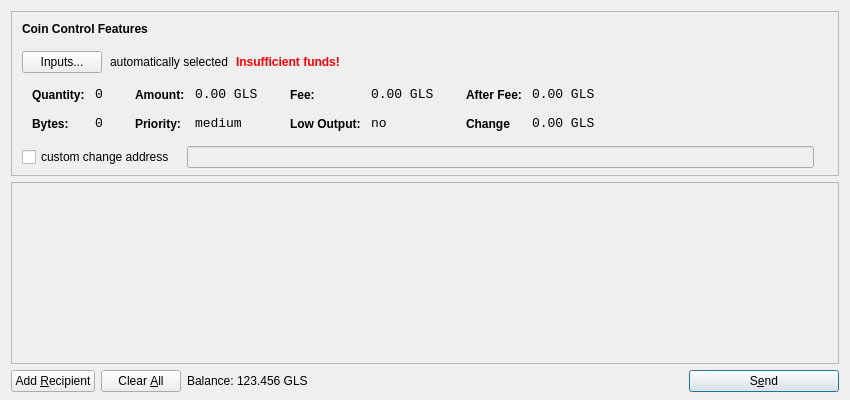
<?xml version="1.0" encoding="UTF-8"?>
<ui version="4.0">
 <class>SendCoinsDialog</class>
 <widget class="QDialog" name="SendCoinsDialog">
  <property name="geometry">
   <rect>
    <x>0</x>
    <y>0</y>
    <width>850</width>
    <height>400</height>
   </rect>
  </property>
  <property name="windowTitle">
   <string>Send Coins</string>
  </property>
  <layout class="QVBoxLayout" name="verticalLayout" stretch="0,1,0">
   <property name="bottomMargin">
    <number>8</number>
   </property>
   <item>
    <widget class="QFrame" name="frameCoinControl">
     <property name="sizePolicy">
      <sizepolicy hsizetype="Expanding" vsizetype="Expanding">
       <horstretch>0</horstretch>
       <verstretch>0</verstretch>
      </sizepolicy>
     </property>
     <property name="maximumSize">
      <size>
       <width>16777215</width>
       <height>16777215</height>
      </size>
     </property>
     <property name="frameShape">
      <enum>QFrame::StyledPanel</enum>
     </property>
     <property name="frameShadow">
      <enum>QFrame::Sunken</enum>
     </property>
     <layout class="QVBoxLayout" name="verticalLayoutCoinControl2">
      <property name="spacing">
       <number>-1</number>
      </property>
      <property name="leftMargin">
       <number>0</number>
      </property>
      <property name="topMargin">
       <number>0</number>
      </property>
      <property name="rightMargin">
       <number>0</number>
      </property>
      <property name="bottomMargin">
       <number>6</number>
      </property>
      <item>
       <layout class="QVBoxLayout" name="verticalLayoutCoinControl" stretch="0,0,0,0,1">
        <property name="spacing">
         <number>0</number>
        </property>
        <property name="leftMargin">
         <number>10</number>
        </property>
        <property name="topMargin">
         <number>10</number>
        </property>
        <item>
         <layout class="QHBoxLayout" name="horizontalLayoutCoinControl1">
          <property name="bottomMargin">
           <number>15</number>
          </property>
          <item>
           <widget class="QLabel" name="labelCoinControlFeatures">
            <property name="sizePolicy">
             <sizepolicy hsizetype="Preferred" vsizetype="Maximum">
              <horstretch>0</horstretch>
              <verstretch>0</verstretch>
             </sizepolicy>
            </property>
            <property name="font">
             <font>
              <weight>75</weight>
              <bold>true</bold>
             </font>
            </property>
            <property name="styleSheet">
             <string notr="true">font-weight:bold;</string>
            </property>
            <property name="text">
             <string>Coin Control Features</string>
            </property>
           </widget>
          </item>
         </layout>
        </item>
        <item>
         <layout class="QHBoxLayout" name="horizontalLayoutCoinControl2" stretch="0,0,0,0">
          <property name="spacing">
           <number>8</number>
          </property>
          <property name="bottomMargin">
           <number>10</number>
          </property>
          <item>
           <widget class="QPushButton" name="pushButtonCoinControl">
            <property name="styleSheet">
             <string notr="true"/>
            </property>
            <property name="text">
             <string>Inputs...</string>
            </property>
           </widget>
          </item>
          <item>
           <widget class="QLabel" name="labelCoinControlAutomaticallySelected">
            <property name="text">
             <string>automatically selected</string>
            </property>
            <property name="margin">
             <number>5</number>
            </property>
           </widget>
          </item>
          <item>
           <widget class="QLabel" name="labelCoinControlInsuffFunds">
            <property name="font">
             <font>
              <weight>75</weight>
              <bold>true</bold>
             </font>
            </property>
            <property name="styleSheet">
             <string notr="true">color:red;font-weight:bold;</string>
            </property>
            <property name="text">
             <string>Insufficient funds!</string>
            </property>
            <property name="margin">
             <number>5</number>
            </property>
           </widget>
          </item>
          <item>
           <spacer name="horizontalSpacerCoinControl">
            <property name="orientation">
             <enum>Qt::Horizontal</enum>
            </property>
            <property name="sizeHint" stdset="0">
             <size>
              <width>40</width>
              <height>1</height>
             </size>
            </property>
           </spacer>
          </item>
         </layout>
        </item>
        <item>
         <widget class="QWidget" name="widgetCoinControl" native="true">
          <property name="sizePolicy">
           <sizepolicy hsizetype="Preferred" vsizetype="Preferred">
            <horstretch>0</horstretch>
            <verstretch>0</verstretch>
           </sizepolicy>
          </property>
          <property name="minimumSize">
           <size>
            <width>0</width>
            <height>0</height>
           </size>
          </property>
          <property name="styleSheet">
           <string notr="true"/>
          </property>
          <layout class="QHBoxLayout" name="horizontalLayoutCoinControl5">
           <property name="margin">
            <number>0</number>
           </property>
           <item>
            <layout class="QHBoxLayout" name="horizontalLayoutCoinControl3" stretch="0,0,0,1">
             <property name="spacing">
              <number>20</number>
             </property>
             <property name="topMargin">
              <number>0</number>
             </property>
             <property name="bottomMargin">
              <number>10</number>
             </property>
             <item>
              <layout class="QFormLayout" name="formLayoutCoinControl1">
               <property name="horizontalSpacing">
                <number>10</number>
               </property>
               <property name="verticalSpacing">
                <number>14</number>
               </property>
               <property name="leftMargin">
                <number>10</number>
               </property>
               <property name="topMargin">
                <number>4</number>
               </property>
               <property name="rightMargin">
                <number>6</number>
               </property>
               <item row="0" column="0">
                <widget class="QLabel" name="labelCoinControlQuantityText">
                 <property name="styleSheet">
                  <string notr="true">font-weight:bold;</string>
                 </property>
                 <property name="text">
                  <string>Quantity:</string>
                 </property>
                 <property name="margin">
                  <number>0</number>
                 </property>
                </widget>
               </item>
               <item row="0" column="1">
                <widget class="QLabel" name="labelCoinControlQuantity">
                 <property name="font">
                  <font>
                   <family>Monospace</family>
                   <pointsize>10</pointsize>
                  </font>
                 </property>
                 <property name="cursor">
                  <cursorShape>IBeamCursor</cursorShape>
                 </property>
                 <property name="contextMenuPolicy">
                  <enum>Qt::ActionsContextMenu</enum>
                 </property>
                 <property name="text">
                  <string>0</string>
                 </property>
                 <property name="margin">
                  <number>0</number>
                 </property>
                 <property name="textInteractionFlags">
                  <set>Qt::LinksAccessibleByMouse|Qt::TextSelectableByKeyboard|Qt::TextSelectableByMouse</set>
                 </property>
                </widget>
               </item>
               <item row="1" column="0">
                <widget class="QLabel" name="labelCoinControlBytesText">
                 <property name="styleSheet">
                  <string notr="true">font-weight:bold;</string>
                 </property>
                 <property name="text">
                  <string>Bytes:</string>
                 </property>
                </widget>
               </item>
               <item row="1" column="1">
                <widget class="QLabel" name="labelCoinControlBytes">
                 <property name="font">
                  <font>
                   <family>Monospace</family>
                   <pointsize>10</pointsize>
                  </font>
                 </property>
                 <property name="cursor">
                  <cursorShape>IBeamCursor</cursorShape>
                 </property>
                 <property name="contextMenuPolicy">
                  <enum>Qt::ActionsContextMenu</enum>
                 </property>
                 <property name="text">
                  <string>0</string>
                 </property>
                 <property name="textInteractionFlags">
                  <set>Qt::LinksAccessibleByMouse|Qt::TextSelectableByKeyboard|Qt::TextSelectableByMouse</set>
                 </property>
                </widget>
               </item>
              </layout>
             </item>
             <item>
              <layout class="QFormLayout" name="formLayoutCoinControl2">
               <property name="horizontalSpacing">
                <number>10</number>
               </property>
               <property name="verticalSpacing">
                <number>14</number>
               </property>
               <property name="leftMargin">
                <number>6</number>
               </property>
               <property name="topMargin">
                <number>4</number>
               </property>
               <property name="rightMargin">
                <number>6</number>
               </property>
               <item row="0" column="0">
                <widget class="QLabel" name="labelCoinControlAmountText">
                 <property name="styleSheet">
                  <string notr="true">font-weight:bold;</string>
                 </property>
                 <property name="text">
                  <string>Amount:</string>
                 </property>
                 <property name="margin">
                  <number>0</number>
                 </property>
                </widget>
               </item>
               <item row="0" column="1">
                <widget class="QLabel" name="labelCoinControlAmount">
                 <property name="font">
                  <font>
                   <family>Monospace</family>
                   <pointsize>10</pointsize>
                  </font>
                 </property>
                 <property name="cursor">
                  <cursorShape>IBeamCursor</cursorShape>
                 </property>
                 <property name="contextMenuPolicy">
                  <enum>Qt::ActionsContextMenu</enum>
                 </property>
                 <property name="text">
                  <string>0.00 GLS</string>
                 </property>
                 <property name="textInteractionFlags">
                  <set>Qt::LinksAccessibleByMouse|Qt::TextSelectableByKeyboard|Qt::TextSelectableByMouse</set>
                 </property>
                </widget>
               </item>
               <item row="1" column="0">
                <widget class="QLabel" name="labelCoinControlPriorityText">
                 <property name="styleSheet">
                  <string notr="true">font-weight:bold;</string>
                 </property>
                 <property name="text">
                  <string>Priority:</string>
                 </property>
                </widget>
               </item>
               <item row="1" column="1">
                <widget class="QLabel" name="labelCoinControlPriority">
                 <property name="font">
                  <font>
                   <family>Monospace</family>
                   <pointsize>10</pointsize>
                  </font>
                 </property>
                 <property name="cursor">
                  <cursorShape>IBeamCursor</cursorShape>
                 </property>
                 <property name="contextMenuPolicy">
                  <enum>Qt::ActionsContextMenu</enum>
                 </property>
                 <property name="text">
                  <string>medium</string>
                 </property>
                 <property name="textInteractionFlags">
                  <set>Qt::LinksAccessibleByMouse|Qt::TextSelectableByKeyboard|Qt::TextSelectableByMouse</set>
                 </property>
                </widget>
               </item>
              </layout>
             </item>
             <item>
              <layout class="QFormLayout" name="formLayoutCoinControl3">
               <property name="horizontalSpacing">
                <number>10</number>
               </property>
               <property name="verticalSpacing">
                <number>14</number>
               </property>
               <property name="leftMargin">
                <number>6</number>
               </property>
               <property name="topMargin">
                <number>4</number>
               </property>
               <property name="rightMargin">
                <number>6</number>
               </property>
               <item row="0" column="0">
                <widget class="QLabel" name="labelCoinControlFeeText">
                 <property name="styleSheet">
                  <string notr="true">font-weight:bold;</string>
                 </property>
                 <property name="text">
                  <string>Fee:</string>
                 </property>
                 <property name="margin">
                  <number>0</number>
                 </property>
                </widget>
               </item>
               <item row="0" column="1">
                <widget class="QLabel" name="labelCoinControlFee">
                 <property name="font">
                  <font>
                   <family>Monospace</family>
                   <pointsize>10</pointsize>
                  </font>
                 </property>
                 <property name="cursor">
                  <cursorShape>IBeamCursor</cursorShape>
                 </property>
                 <property name="contextMenuPolicy">
                  <enum>Qt::ActionsContextMenu</enum>
                 </property>
                 <property name="text">
                  <string>0.00 GLS</string>
                 </property>
                 <property name="textInteractionFlags">
                  <set>Qt::LinksAccessibleByMouse|Qt::TextSelectableByKeyboard|Qt::TextSelectableByMouse</set>
                 </property>
                </widget>
               </item>
               <item row="1" column="0">
                <widget class="QLabel" name="labelCoinControlLowOutputText">
                 <property name="styleSheet">
                  <string notr="true">font-weight:bold;</string>
                 </property>
                 <property name="text">
                  <string>Low Output:</string>
                 </property>
                </widget>
               </item>
               <item row="1" column="1">
                <widget class="QLabel" name="labelCoinControlLowOutput">
                 <property name="font">
                  <font>
                   <family>Monospace</family>
                   <pointsize>10</pointsize>
                  </font>
                 </property>
                 <property name="cursor">
                  <cursorShape>IBeamCursor</cursorShape>
                 </property>
                 <property name="contextMenuPolicy">
                  <enum>Qt::ActionsContextMenu</enum>
                 </property>
                 <property name="text">
                  <string>no</string>
                 </property>
                 <property name="textInteractionFlags">
                  <set>Qt::LinksAccessibleByMouse|Qt::TextSelectableByKeyboard|Qt::TextSelectableByMouse</set>
                 </property>
                </widget>
               </item>
              </layout>
             </item>
             <item>
              <layout class="QFormLayout" name="formLayoutCoinControl4">
               <property name="horizontalSpacing">
                <number>10</number>
               </property>
               <property name="verticalSpacing">
                <number>14</number>
               </property>
               <property name="leftMargin">
                <number>6</number>
               </property>
               <property name="topMargin">
                <number>4</number>
               </property>
               <property name="rightMargin">
                <number>6</number>
               </property>
               <item row="0" column="0">
                <widget class="QLabel" name="labelCoinControlAfterFeeText">
                 <property name="styleSheet">
                  <string notr="true">font-weight:bold;</string>
                 </property>
                 <property name="text">
                  <string>After Fee:</string>
                 </property>
                 <property name="margin">
                  <number>0</number>
                 </property>
                </widget>
               </item>
               <item row="0" column="1">
                <widget class="QLabel" name="labelCoinControlAfterFee">
                 <property name="font">
                  <font>
                   <family>Monospace</family>
                   <pointsize>10</pointsize>
                  </font>
                 </property>
                 <property name="cursor">
                  <cursorShape>IBeamCursor</cursorShape>
                 </property>
                 <property name="contextMenuPolicy">
                  <enum>Qt::ActionsContextMenu</enum>
                 </property>
                 <property name="text">
                  <string>0.00 GLS</string>
                 </property>
                 <property name="textInteractionFlags">
                  <set>Qt::LinksAccessibleByMouse|Qt::TextSelectableByKeyboard|Qt::TextSelectableByMouse</set>
                 </property>
                </widget>
               </item>
               <item row="1" column="0">
                <widget class="QLabel" name="labelCoinControlChangeText">
                 <property name="styleSheet">
                  <string notr="true">font-weight:bold;</string>
                 </property>
                 <property name="text">
                  <string>Change</string>
                 </property>
                </widget>
               </item>
               <item row="1" column="1">
                <widget class="QLabel" name="labelCoinControlChange">
                 <property name="font">
                  <font>
                   <family>Monospace</family>
                   <pointsize>10</pointsize>
                  </font>
                 </property>
                 <property name="cursor">
                  <cursorShape>IBeamCursor</cursorShape>
                 </property>
                 <property name="contextMenuPolicy">
                  <enum>Qt::ActionsContextMenu</enum>
                 </property>
                 <property name="text">
                  <string>0.00 GLS</string>
                 </property>
                 <property name="textInteractionFlags">
                  <set>Qt::LinksAccessibleByMouse|Qt::TextSelectableByKeyboard|Qt::TextSelectableByMouse</set>
                 </property>
                </widget>
               </item>
              </layout>
             </item>
            </layout>
           </item>
          </layout>
         </widget>
        </item>
        <item>
         <layout class="QHBoxLayout" name="horizontalLayoutCoinControl4" stretch="0,0,0">
          <property name="spacing">
           <number>12</number>
          </property>
          <property name="sizeConstraint">
           <enum>QLayout::SetDefaultConstraint</enum>
          </property>
          <property name="topMargin">
           <number>5</number>
          </property>
          <property name="rightMargin">
           <number>5</number>
          </property>
          <item>
           <widget class="QCheckBox" name="checkBoxCoinControlChange">
            <property name="text">
             <string>custom change address</string>
            </property>
           </widget>
          </item>
          <item>
           <widget class="QLineEdit" name="lineEditCoinControlChange">
            <property name="enabled">
             <bool>false</bool>
            </property>
            <property name="sizePolicy">
             <sizepolicy hsizetype="Expanding" vsizetype="Fixed">
              <horstretch>0</horstretch>
              <verstretch>0</verstretch>
             </sizepolicy>
            </property>
           </widget>
          </item>
          <item>
           <widget class="QLabel" name="labelCoinControlChangeLabel">
            <property name="sizePolicy">
             <sizepolicy hsizetype="Preferred" vsizetype="Expanding">
              <horstretch>0</horstretch>
              <verstretch>0</verstretch>
             </sizepolicy>
            </property>
            <property name="minimumSize">
             <size>
              <width>0</width>
              <height>0</height>
             </size>
            </property>
            <property name="text">
             <string/>
            </property>
            <property name="margin">
             <number>3</number>
            </property>
           </widget>
          </item>
         </layout>
        </item>
        <item>
         <spacer name="verticalSpacerCoinControl">
          <property name="orientation">
           <enum>Qt::Vertical</enum>
          </property>
          <property name="sizeHint" stdset="0">
           <size>
            <width>800</width>
            <height>1</height>
           </size>
          </property>
         </spacer>
        </item>
       </layout>
      </item>
     </layout>
    </widget>
   </item>
   <item>
    <widget class="QScrollArea" name="scrollArea">
     <property name="widgetResizable">
      <bool>true</bool>
     </property>
     <widget class="QWidget" name="scrollAreaWidgetContents">
      <property name="geometry">
       <rect>
        <x>0</x>
        <y>0</y>
        <width>830</width>
        <height>165</height>
       </rect>
      </property>
      <layout class="QVBoxLayout" name="verticalLayout_2">
       <property name="margin">
        <number>0</number>
       </property>
       <item>
        <layout class="QVBoxLayout" name="entries">
         <property name="spacing">
          <number>6</number>
         </property>
        </layout>
       </item>
       <item>
        <spacer name="verticalSpacer">
         <property name="orientation">
          <enum>Qt::Vertical</enum>
         </property>
         <property name="sizeHint" stdset="0">
          <size>
           <width>20</width>
           <height>40</height>
          </size>
         </property>
        </spacer>
       </item>
      </layout>
     </widget>
    </widget>
   </item>
   <item>
    <layout class="QHBoxLayout" name="horizontalLayout">
     <item>
      <widget class="QPushButton" name="addButton">
       <property name="toolTip">
        <string>Send to multiple recipients at once</string>
       </property>
       <property name="text">
        <string>Add &amp;Recipient</string>
       </property>
       <property name="icon">
        <iconset resource="../bitcoin.qrc">
         <normaloff>:/icons/add</normaloff>:/icons/add</iconset>
       </property>
       <property name="autoDefault">
        <bool>false</bool>
       </property>
      </widget>
     </item>
     <item>
      <widget class="QPushButton" name="clearButton">
       <property name="sizePolicy">
        <sizepolicy hsizetype="Minimum" vsizetype="Fixed">
         <horstretch>0</horstretch>
         <verstretch>0</verstretch>
        </sizepolicy>
       </property>
       <property name="toolTip">
        <string>Remove all transaction fields</string>
       </property>
       <property name="text">
        <string>Clear &amp;All</string>
       </property>
       <property name="icon">
        <iconset resource="../bitcoin.qrc">
         <normaloff>:/icons/remove</normaloff>:/icons/remove</iconset>
       </property>
       <property name="autoRepeatDelay">
        <number>300</number>
       </property>
       <property name="autoDefault">
        <bool>false</bool>
       </property>
      </widget>
     </item>
     <item>
      <layout class="QHBoxLayout" name="horizontalLayout_2">
       <property name="spacing">
        <number>3</number>
       </property>
       <item>
        <widget class="QLabel" name="label">
         <property name="sizePolicy">
          <sizepolicy hsizetype="Preferred" vsizetype="Fixed">
           <horstretch>0</horstretch>
           <verstretch>0</verstretch>
          </sizepolicy>
         </property>
         <property name="text">
          <string>Balance:</string>
         </property>
        </widget>
       </item>
       <item>
        <widget class="QLabel" name="labelBalance">
         <property name="sizePolicy">
          <sizepolicy hsizetype="Preferred" vsizetype="Fixed">
           <horstretch>0</horstretch>
           <verstretch>0</verstretch>
          </sizepolicy>
         </property>
         <property name="cursor">
          <cursorShape>IBeamCursor</cursorShape>
         </property>
         <property name="text">
          <string>123.456 GLS</string>
         </property>
         <property name="textInteractionFlags">
          <set>Qt::LinksAccessibleByMouse|Qt::TextSelectableByKeyboard|Qt::TextSelectableByMouse</set>
         </property>
        </widget>
       </item>
      </layout>
     </item>
     <item>
      <spacer name="horizontalSpacer">
       <property name="orientation">
        <enum>Qt::Horizontal</enum>
       </property>
       <property name="sizeHint" stdset="0">
        <size>
         <width>40</width>
         <height>20</height>
        </size>
       </property>
      </spacer>
     </item>
     <item>
      <widget class="QPushButton" name="sendButton">
       <property name="minimumSize">
        <size>
         <width>150</width>
         <height>0</height>
        </size>
       </property>
       <property name="toolTip">
        <string>Confirm the send action</string>
       </property>
       <property name="text">
        <string>S&amp;end</string>
       </property>
       <property name="icon">
        <iconset resource="../bitcoin.qrc">
         <normaloff>:/icons/send</normaloff>:/icons/send</iconset>
       </property>
       <property name="default">
        <bool>true</bool>
       </property>
      </widget>
     </item>
    </layout>
   </item>
  </layout>
 </widget>
 <resources>
  <include location="../bitcoin.qrc"/>
 </resources>
 <connections/>
</ui>
